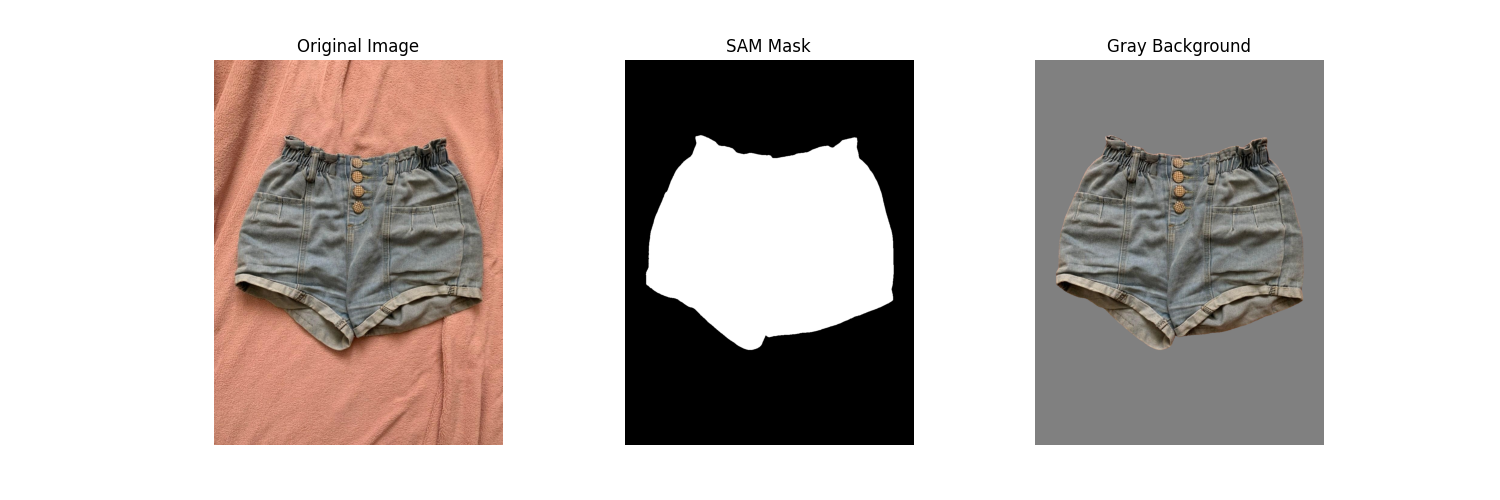
#> input picture sam3/sam_visualization.png, 1500 x 500 px, given in place of 1.png, which was not available
$ python gausian_noise.py
#> lines starting #> are read from the running program, lines starting #| are printed output that depends on the picture; after the words box and inside, x2 and y2 are one past the last pixel; in counts of white or black regions, pixels touching at a corner belong together; pictures that were not available may be replaced by others from this repository, and a replacement may not be noted
import os

import matplotlib.pyplot as plt
import numpy as np
from PIL import Image as PilImage


def visualize_noise(image: PilImage.Image, mask: np.ndarray, save_path: str | None = None):
    img_arr = np.array(image)
    h, w = img_arr.shape[:2]

    # 마스크 크기 보정
    if mask.shape != (h, w):
        mask = np.array(PilImage.fromarray((mask * 255).astype(np.uint8)).resize((w, h), PilImage.NEAREST)) / 255.0

    # 노이즈 생성
    noise = np.random.normal(loc=128, scale=30, size=img_arr.shape).astype(np.uint8)

    mask_3d = np.stack([mask] * 3, axis=-1)
    binary_mask = mask_3d > 0.5
    result_arr = np.where(binary_mask, img_arr, noise)

    # 저장 옵션
    if save_path:
        PilImage.fromarray(result_arr).save(save_path, format="JPEG")

    # 시각화
    fig, axes = plt.subplots(1, 4, figsize=(16, 4))
    axes[0].imshow(img_arr); axes[0].set_title("Original"); axes[0].axis("off")
    axes[1].imshow(mask, cmap="gray"); axes[1].set_title("Mask"); axes[1].axis("off")
    axes[2].imshow(noise); axes[2].set_title("Gaussian Noise"); axes[2].axis("off")
    axes[3].imshow(result_arr); axes[3].set_title("Masked w/ Noise"); axes[3].axis("off")
    plt.tight_layout()
    plt.show()
def apply_mask_with_noise(image, mask, invert=False):
    mask = resize_mask_to_image(mask, image.size[::-1])
    mask_3d = np.stack([mask] * 3, axis=-1)
    if invert:
        mask_3d = 1.0 - mask_3d
    binary_mask = mask_3d > 0.5
    noise = np.random.normal(loc=128, scale=30, size=np.array(image).shape).astype(np.uint8)
    return Image.fromarray(np.where(binary_mask, np.array(image), noise))


def resize_mask_to_image(mask: np.ndarray, image_hw):
    h, w = image_hw
    if mask.shape == (h, w):
        return mask
    from PIL import Image as PilImage
    m = PilImage.fromarray((mask * 255).astype(np.uint8)).resize((w, h), PilImage.NEAREST)
    return np.array(m).astype(np.float32) / 255.0

if __name__ == "__main__":
    # 사용 예시
    image_path = "./samples/1.png"
    mask_path = "./samples/1_mask.png"  # 별도 마스크가 있으면 사용, 없으면 이미지 그레이스케일을 마스크로 사용

    image = PilImage.open(image_path).convert("RGB")

    if os.path.exists(mask_path):
        mask = np.array(PilImage.open(mask_path)).astype(np.float32) / 255.0
    else:
        mask = np.array(image.convert("L")).astype(np.float32) / 255.0
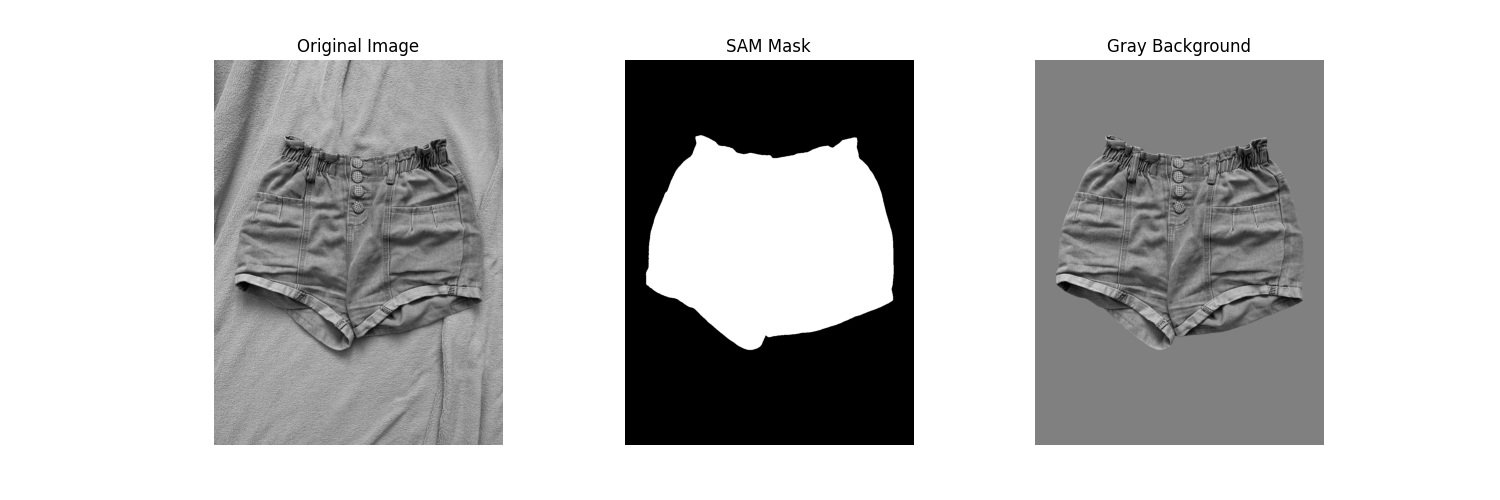
#> mask: shape (500, 1500) float32; min 0, max 1, mean 0.759

    out_path = "./samples/1_masked_noise.jpg"
    visualize_noise(image, mask, save_path=out_path)
#> in visualize_noise, `binary_mask = mask_3d > 0.5`:
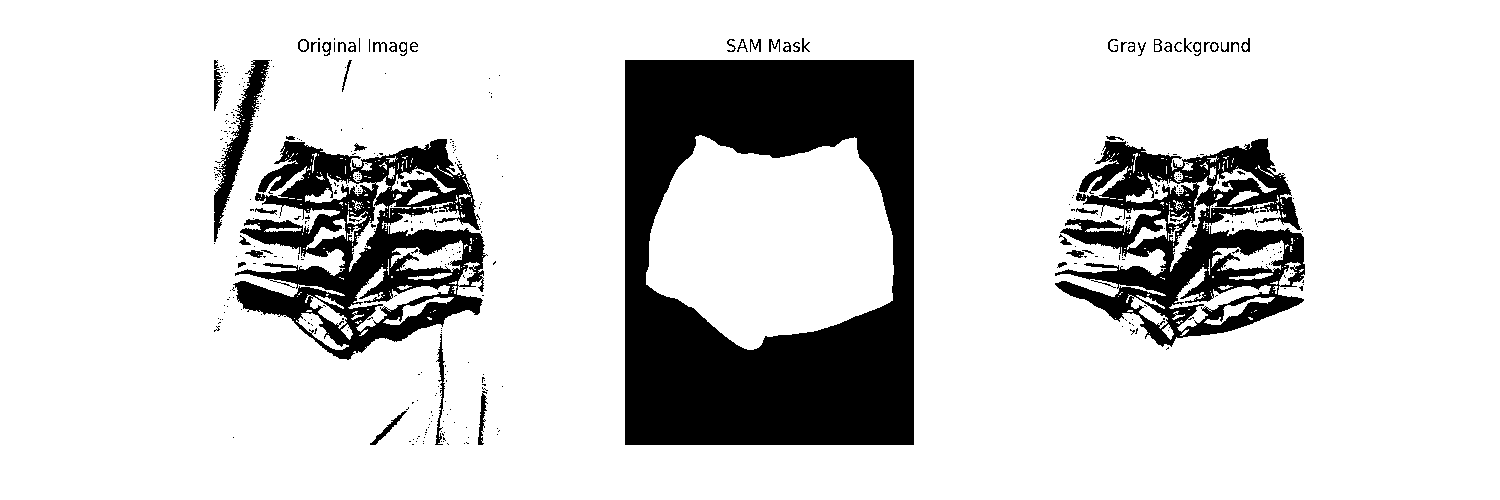
#> binary_mask: shape (500, 1500, 3) bool; 82.9% white; 426 black regions (371 under 20 px), largest, box (x1, y1, x2, y2) and area: (625, 60, 914, 445) 71681, (233, 139, 488, 360) 25738, (1055, 138, 1305, 347) 24054
#> in visualize_noise, `result_arr = np.where(binary_mask, img_arr, noise)`:
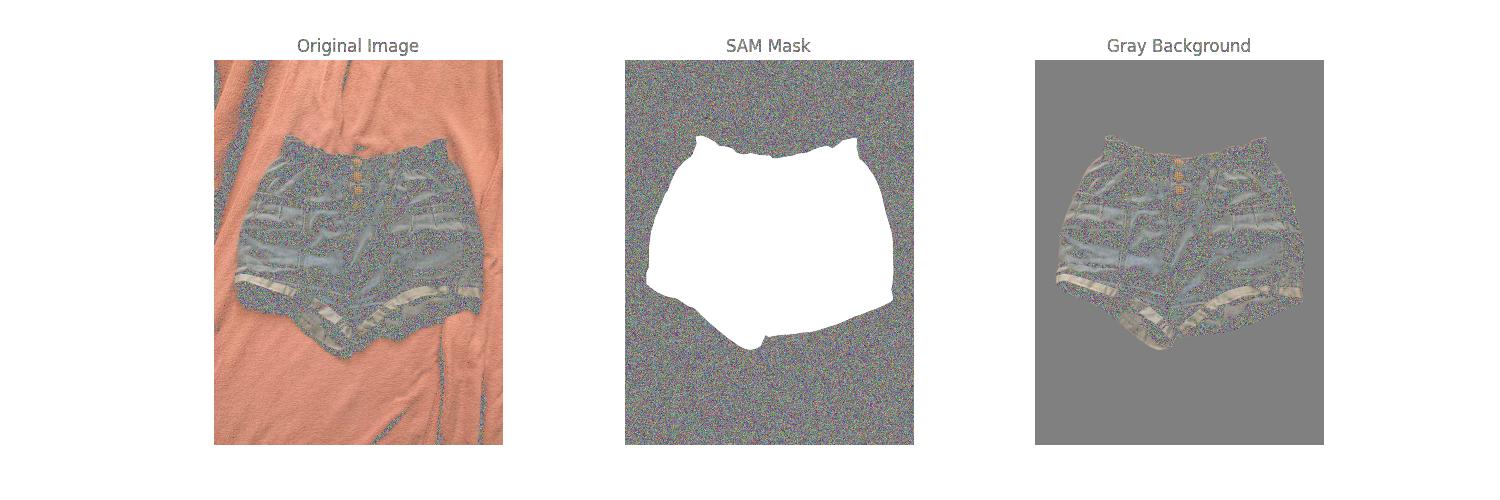
#> result_arr: shape (500, 1500, 3); mean of channels 0, 1, 2 212.9, 206.8, 204.6; drawn as R, G, B
#> in visualize_noise, `plt.show()`:
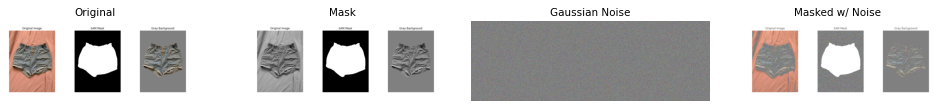
#> figure drawn by matplotlib, 4 panels
    print(f"Saved masked image to: {out_path}")
    import os, numpy as np
    from PIL import Image
    import matplotlib.pyplot as plt

    img_path = "./samples/1.png"
    mask_path = "./samples/1_mask.png"

    image = Image.open(img_path).convert("RGB")
    mask = np.array(Image.open(mask_path)).astype(np.float32) / 255.0 if os.path.exists(mask_path) \
        else (np.array(image.convert("L")).astype(np.float32) / 255.0 > 0.5).astype(np.float32)

    masked = apply_mask_with_noise(image, mask, invert=True)
#> in apply_mask_with_noise, `return Image.fromarray(np.where(binary_mask, np.array(image), noise))`:
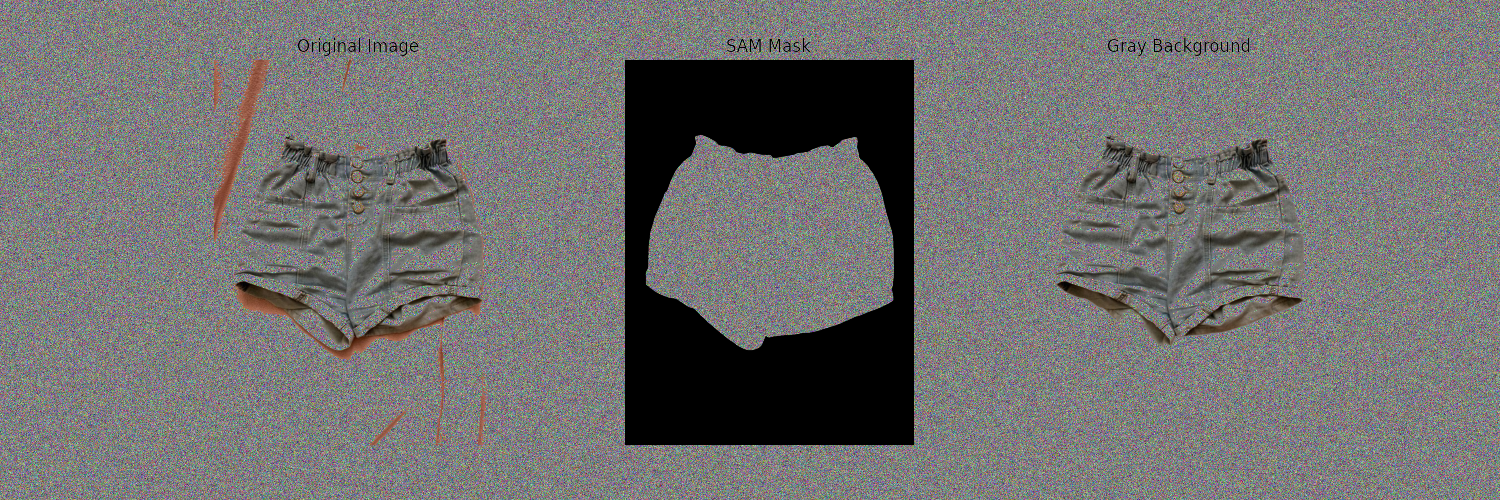
#> returned value: PIL image 1500x500 RGB; mean R, G, B 113.2, 112.6, 112

    # 결과 이미지 자체 저장
    masked.save("masked_noise.jpg")

    # 비교 시각화 저장
    fig, axes = plt.subplots(1, 3, figsize=(12, 4))
    axes[0].imshow(image); axes[0].set_title("Original"); axes[0].axis("off")
    axes[1].imshow(mask, cmap="gray"); axes[1].set_title("Mask"); axes[1].axis("off")
    axes[2].imshow(masked); axes[2].set_title("Masked w/ Noise"); axes[2].axis("off")
    plt.tight_layout()
    fig.savefig("masked_noise_vis.jpg", dpi=150, bbox_inches="tight")
    plt.close(fig)

    print("Saved masked image to masked_noise.jpg and visualization to masked_noise_vis.jpg")

$ run again, on test_image.jpg
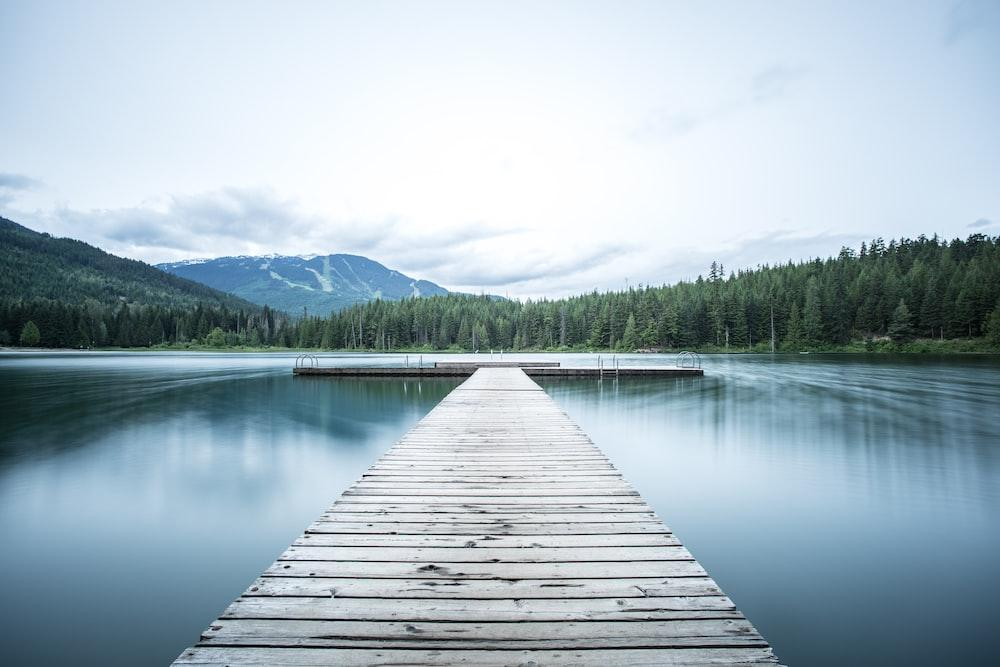
#> input picture test_image.jpg, 1000 x 667 px, given in place of 1.png, which was not available
#> image is the input picture: PIL image 1000x667 RGB; mean R, G, B 161.5, 179.6, 189.5
#> in visualize_noise, `binary_mask = mask_3d > 0.5`:
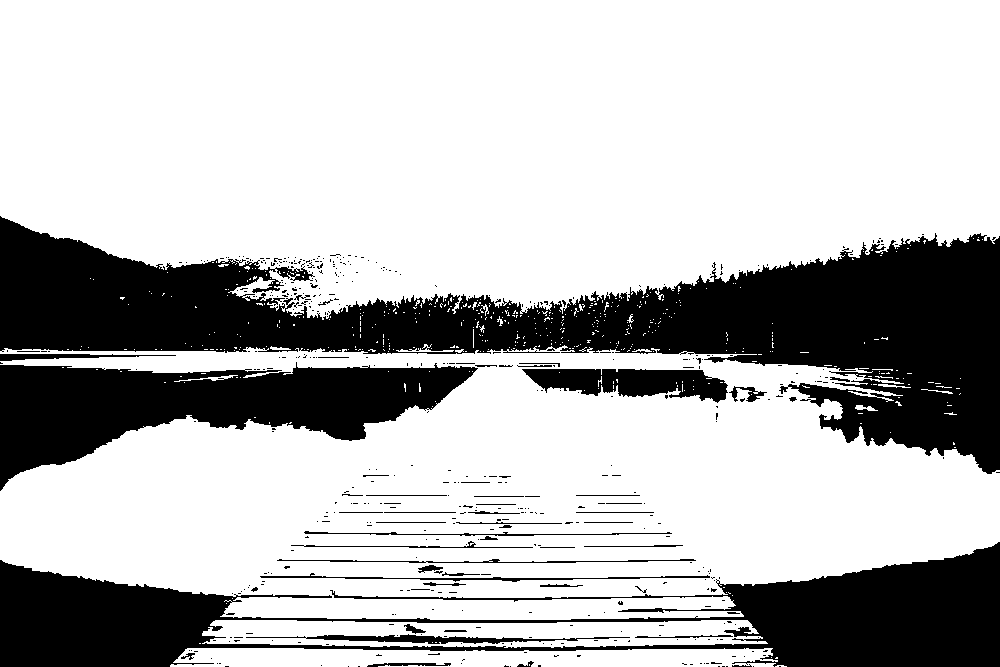
#> binary_mask: shape (667, 1000, 3) bool; 72.5% white; 486 black regions (432 under 20 px), largest, box (x1, y1, x2, y2) and area: (0, 216, 1000, 474) 93154, (0, 542, 1000, 667) 47977, (0, 362, 478, 491) 29442
#> in apply_mask_with_noise, `return Image.fromarray(np.where(binary_mask, np.array(image), noise))`:
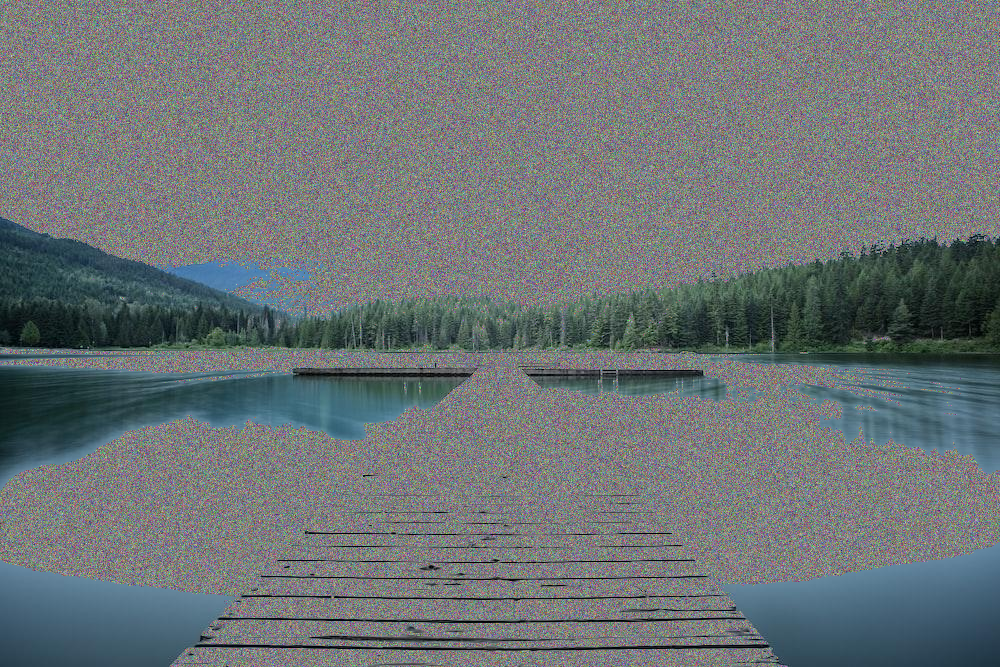
#> returned value: PIL image 1000x667 RGB; mean R, G, B 109, 115.8, 117.2
